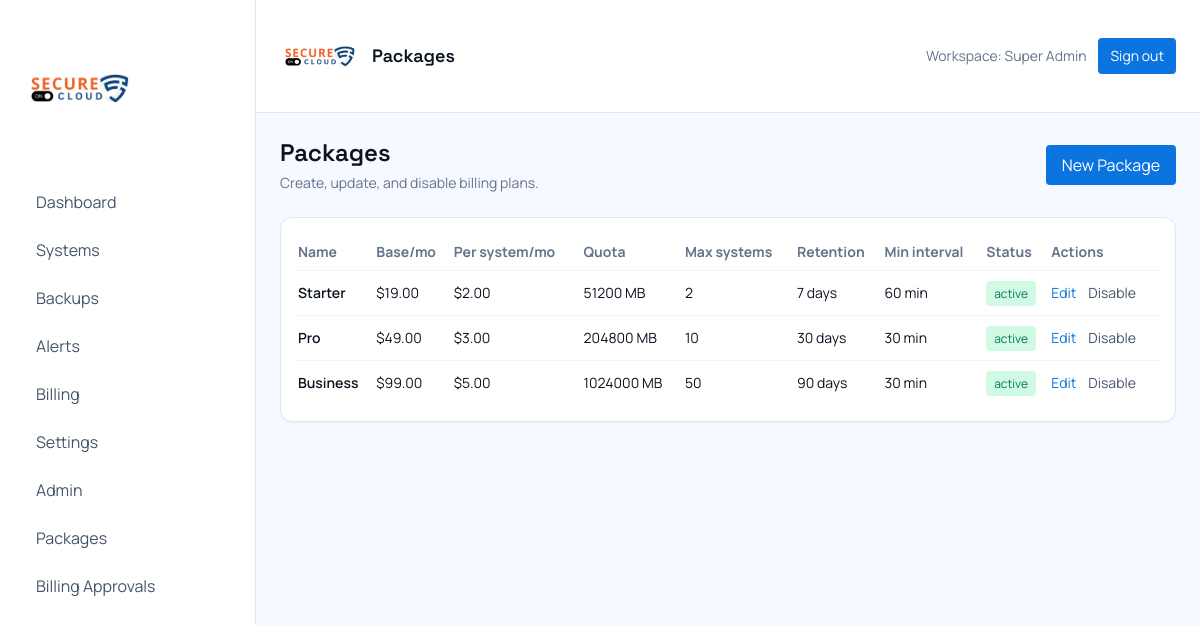
Page /admin/packages (signed in) on the committed database.
### tables this page shows
CREATE TABLE users (
  id INT AUTO_INCREMENT PRIMARY KEY,
  name VARCHAR(120) NOT NULL,
  email VARCHAR(190) NOT NULL UNIQUE,
  password_hash VARCHAR(255) NOT NULL,
  role VARCHAR(20) DEFAULT 'user',
  status VARCHAR(20) DEFAULT 'active',
  suspended_at DATETIME NULL,
  suspension_reason TEXT NULL,
  email_verified_at DATETIME NULL,
  created_at DATETIME NOT NULL
);

CREATE TABLE plans (
  id INT AUTO_INCREMENT PRIMARY KEY,
  name VARCHAR(100) NOT NULL,
  description TEXT NULL,
  base_price_monthly DECIMAL(10,2) NOT NULL DEFAULT 0.00,
  price_per_system_monthly DECIMAL(10,2) NOT NULL DEFAULT 0.00,
  storage_quota_mb INT NOT NULL DEFAULT 0,
  max_systems INT NOT NULL DEFAULT 1,
  retention_days INT NOT NULL DEFAULT 30,
  min_backup_interval_minutes INT NOT NULL DEFAULT 60,
  is_active TINYINT(1) NOT NULL DEFAULT 1,
  created_at DATETIME NOT NULL,
  updated_at DATETIME NOT NULL
);

### views/app/admin_packages.php (the view, shortened to what the rows shown need)
<div class="flex items-center justify-between">
  <div>
    <h1 class="text-2xl font-display font-semibold">Packages</h1>
    <div class="text-sm text-slate-500 mt-1">Create, update, and disable billing plans.</div>
  </div>
  <a href="<?= App\Core\Helpers::baseUrl('/admin/packages/new') ?>" class="bg-brand text-white px-4 py-2 rounded">New Package</a>
</div>
<div class="mt-6 bg-white border border-slate-200 rounded-xl p-4 shadow-sm">
  <div class="overflow-x-auto">
    <table class="min-w-full text-sm">
      <thead class="text-slate-500">
        <tr class="text-left">
          <th class="py-2">Name</th>
          <th class="py-2">Base/mo</th>
          <th class="py-2">Per system/mo</th>
          <th class="py-2">Quota</th>
          <th class="py-2">Max systems</th>
          <th class="py-2">Retention</th>
          <th class="py-2">Min interval</th>
          <th class="py-2">Status</th>
          <th class="py-2">Actions</th>
        </tr>
      </thead>
      <tbody>
        <?php foreach ($plans as $p): ?>
          <tr class="border-t border-slate-100">
            <td class="py-3 font-semibold"><?= App\Core\Helpers::e($p['name']) ?></td>
            <td class="py-3">$<?= number_format((float)$p['base_price_monthly'], 2) ?></td>
            <td class="py-3">$<?= number_format((float)$p['price_per_system_monthly'], 2) ?></td>
            <td class="py-3"><?= (int)$p['storage_quota_mb'] ?> MB</td>
            <td class="py-3"><?= (int)$p['max_systems'] ?></td>
            <td class="py-3"><?= (int)$p['retention_days'] ?> days</td>
            <td class="py-3"><?= (int)$p['min_backup_interval_minutes'] ?> min</td>
            <td class="py-3">
              <?php if ((int)$p['is_active'] === 1): ?>
                <span class="text-xs px-2 py-1 rounded bg-emerald-100 text-emerald-700">active</span>
              <?php else: ?>
                <span class="text-xs px-2 py-1 rounded bg-slate-100 text-slate-700">inactive</span>
              <?php endif; ?>
            </td>
            <td class="py-3">
              <div class="flex items-center gap-3">
                <a href="<?= App\Core\Helpers::baseUrl('/admin/packages/' . $p['id'] . '/edit') ?>" class="text-brand">Edit</a>
                <form method="post" action="<?= App\Core\Helpers::baseUrl('/admin/packages/' . $p['id'] . '/toggle') ?>">
                  <button class="text-slate-600"><?= (int)$p['is_active'] === 1 ? 'Disable' : 'Enable' ?></button>
                </form>
              </div>
            </td>
          </tr>
        <?php endforeach; ?>
      </tbody>
    </table>
  </div>
</div>
<?php $content = ob_get_clean(); $pageTitle = 'Packages'; include __DIR__ . '/../layouts/app.php'; ?>

### app/Core/Router.php (shortened to what the rows shown need)
<?php
class Router
{
    private $routes = [];
    private function add($method, $path, $handler, $middleware)
    {
        $this->routes[] = compact('method', 'path', 'handler', 'middleware');
    }
    public function dispatch()
    {
        $uri = parse_url($_SERVER['REQUEST_URI'], PHP_URL_PATH);
        $method = $_SERVER['REQUEST_METHOD'];
        $config = require __DIR__ . '/config.php';
        foreach ($this->routes as $route) {
            if ($method !== $route['method']) {
                continue;
            }
            $pattern = preg_replace('#\{([a-zA-Z_][a-zA-Z0-9_]*)\}#', '(?P<$1>[^/]+)', $route['path']);
            $pattern = '#^' . $pattern . '$#';
            if (preg_match($pattern, $uri, $matches)) {
                [$controller, $action] = explode('@', $route['handler']);
                $instance = new $class();
                $params = array_filter($matches, 'is_string', ARRAY_FILTER_USE_KEY);
                call_user_func_array([$instance, $action], $params);
                return;
            }
        }
    }
}

### views/layouts/app.php (shortened to what the rows shown need)
<!DOCTYPE html>
<html lang="en">
<head>
  <script src="https://cdn.tailwindcss.com"></script>
</head>
<body class="bg-mist text-ink font-body">
  <div class="min-h-screen flex">
    <aside class="w-64 bg-white border-r border-slate-200 px-6 py-8 hidden md:block">
      <a href="<?= Helpers::baseUrl('/dashboard') ?>" class="inline-flex items-center">
        <img src="<?= Helpers::logoUrl() ?>" alt="Secureon.cloud logo" class="h-28 w-28 object-contain rounded">
      </a>
      <div class="mt-8 space-y-2 text-slate-600">
        <a href="<?= Helpers::baseUrl('/dashboard') ?>" class="block px-3 py-2 rounded hover:bg-slate-100 hover:text-ink">Dashboard</a>
        <a href="<?= Helpers::baseUrl('/systems') ?>" class="block px-3 py-2 rounded hover:bg-slate-100 hover:text-ink">Systems</a>
        <a href="<?= Helpers::baseUrl('/backups') ?>" class="block px-3 py-2 rounded hover:bg-slate-100 hover:text-ink">Backups</a>
        <a href="<?= Helpers::baseUrl('/alerts') ?>" class="block px-3 py-2 rounded hover:bg-slate-100 hover:text-ink">Alerts</a>
        <a href="<?= Helpers::baseUrl('/billing') ?>" class="block px-3 py-2 rounded hover:bg-slate-100 hover:text-ink">Billing</a>
        <a href="<?= Helpers::baseUrl('/settings') ?>" class="block px-3 py-2 rounded hover:bg-slate-100 hover:text-ink">Settings</a>
        <?php if (($user['role'] ?? '') === 'super_admin'): ?>
          <a href="<?= Helpers::baseUrl('/admin') ?>" class="block px-3 py-2 rounded hover:bg-slate-100 hover:text-ink">Admin</a>
          <a href="<?= Helpers::baseUrl('/admin/packages') ?>" class="block px-3 py-2 rounded hover:bg-slate-100 hover:text-ink">Packages</a>
          <a href="<?= Helpers::baseUrl('/admin/billing/requests') ?>" class="block px-3 py-2 rounded hover:bg-slate-100 hover:text-ink">Billing Approvals</a>
        <?php endif; ?>
      </div>
    </aside>
    <main class="flex-1">
      <div class="flex items-center justify-between px-6 py-4 border-b border-slate-200 bg-white">
        <div class="flex items-center gap-3">
          <img src="<?= Helpers::logoUrl() ?>" alt="Secureon.cloud logo" class="h-20 w-20 object-contain rounded">
          <div class="text-lg font-display font-semibold"><?= $pageTitle ?? 'Dashboard' ?></div>
        </div>
        <div class="flex items-center gap-3">
          <span class="text-slate-500 text-sm">Workspace: <?= App\Core\Helpers::e($user['name'] ?? ''); ?></span>
          <form method="post" action="<?= Helpers::baseUrl('/logout') ?>">
            <button class="text-sm px-3 py-2 rounded bg-brand text-white hover:bg-brandDark">Sign out</button>
          </form>
        </div>
      </div>
      <div class="p-6">
        <?= $content ?>
      </div>
    </main>
  </div>
</body>
</html>

### rows in the picture
users: name "Super Admin"
plans: name "Starter", base_price_monthly "19.00", price_per_system_monthly "2.00", storage_quota_mb "51200", max_systems "2", retention_days "7", min_backup_interval_minutes "60", is_active "active"
plans: name "Pro", base_price_monthly "49.00", price_per_system_monthly "3.00", storage_quota_mb "204800", max_systems "10", retention_days "30", min_backup_interval_minutes "30", is_active "active"
plans: name "Business", base_price_monthly "99.00", price_per_system_monthly "5.00", storage_quota_mb "1024000", max_systems "50", retention_days "90", min_backup_interval_minutes "30", is_active "active"
